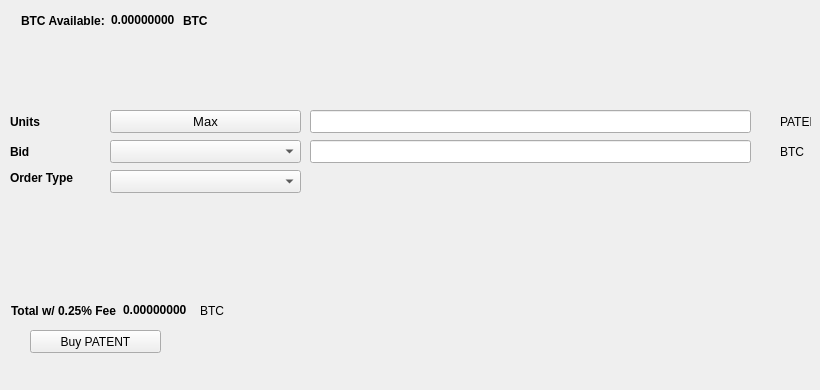
   <widget class="QWidget" name="BuyTab">
    <attribute name="title">
     <string>Buy</string>
    </attribute>
    <widget class="QPushButton" name="BuyPATENT">
     <property name="geometry">
      <rect>
       <x>30</x>
       <y>330</y>
       <width>131</width>
       <height>23</height>
      </rect>
     </property>
     <property name="text">
      <string>Buy PATENT</string>
     </property>
     <property name="icon">
      <iconset resource="../patent.qrc">
       <normaloff>:/icons/bitcoin</normaloff>:/icons/bitcoin</iconset>
     </property>
    </widget>
    <widget class="QLabel" name="label_3">
     <property name="geometry">
      <rect>
       <x>10</x>
       <y>110</y>
       <width>46</width>
       <height>23</height>
      </rect>
     </property>
     <property name="font">
      <font>
       <weight>75</weight>
       <bold>true</bold>
      </font>
     </property>
     <property name="text">
      <string>Units</string>
     </property>
    </widget>
    <widget class="QLineEdit" name="UnitsInput">
     <property name="geometry">
      <rect>
       <x>310</x>
       <y>110</y>
       <width>441</width>
       <height>23</height>
      </rect>
     </property>
     <property name="font">
      <font>
       <pointsize>9</pointsize>
       <weight>75</weight>
       <bold>true</bold>
      </font>
     </property>
    </widget>
    <widget class="QLineEdit" name="BuyBidPriceEdit">
     <property name="geometry">
      <rect>
       <x>310</x>
       <y>140</y>
       <width>441</width>
       <height>23</height>
      </rect>
     </property>
     <property name="font">
      <font>
       <pointsize>9</pointsize>
       <weight>75</weight>
       <bold>true</bold>
      </font>
     </property>
    </widget>
    <widget class="QLabel" name="label_4">
     <property name="geometry">
      <rect>
       <x>780</x>
       <y>110</y>
       <width>31</width>
       <height>23</height>
      </rect>
     </property>
     <property name="text">
      <string>PATENT</string>
     </property>
    </widget>
    <widget class="QLabel" name="label_5">
     <property name="geometry">
      <rect>
       <x>780</x>
       <y>140</y>
       <width>31</width>
       <height>23</height>
      </rect>
     </property>
     <property name="text">
      <string>BTC</string>
     </property>
    </widget>
    <widget class="QLabel" name="label_6">
     <property name="geometry">
      <rect>
       <x>10</x>
       <y>140</y>
       <width>46</width>
       <height>23</height>
      </rect>
     </property>
     <property name="font">
      <font>
       <weight>75</weight>
       <bold>true</bold>
      </font>
     </property>
     <property name="text">
      <string>Bid</string>
     </property>
    </widget>
    <widget class="QLabel" name="label_7">
     <property name="geometry">
      <rect>
       <x>10</x>
       <y>170</y>
       <width>91</width>
       <height>16</height>
      </rect>
     </property>
     <property name="font">
      <font>
       <weight>75</weight>
       <bold>true</bold>
      </font>
     </property>
     <property name="text">
      <string>Order Type</string>
     </property>
    </widget>
    <widget class="QPushButton" name="Buy_Max_Amount">
     <property name="geometry">
      <rect>
       <x>110</x>
       <y>110</y>
       <width>191</width>
       <height>23</height>
      </rect>
     </property>
     <property name="font">
      <font>
       <pointsize>10</pointsize>
      </font>
     </property>
     <property name="text">
      <string>Max</string>
     </property>
    </widget>
    <widget class="QComboBox" name="BuyBidcomboBox">
     <property name="geometry">
      <rect>
       <x>110</x>
       <y>140</y>
       <width>191</width>
       <height>23</height>
      </rect>
     </property>
     <property name="font">
      <font>
       <pointsize>10</pointsize>
      </font>
     </property>
    </widget>
    <widget class="QComboBox" name="buyOrdertypeCombo">
     <property name="geometry">
      <rect>
       <x>110</x>
       <y>170</y>
       <width>191</width>
       <height>23</height>
      </rect>
     </property>
     <property name="font">
      <font>
       <pointsize>10</pointsize>
      </font>
     </property>
    </widget>
    <widget class="QWidget" name="layoutWidget1">
     <property name="geometry">
      <rect>
       <x>21</x>
       <y>11</y>
       <width>227</width>
       <height>19</height>
      </rect>
     </property>
     <layout class="QHBoxLayout" name="horizontalLayout_3">
      <item>
       <widget class="QLabel" name="label232">
        <property name="font">
         <font>
          <weight>75</weight>
          <bold>true</bold>
         </font>
        </property>
        <property name="text">
         <string>BTC Available:</string>
        </property>
       </widget>
      </item>
      <item>
       <widget class="QLabel" name="BtcAvailableLbl">
        <property name="palette">
         <palette>
          <active>
           <colorrole role="WindowText">
            <brush brushstyle="SolidPattern">
             <color alpha="255">
              <red>0</red>
              <green>0</green>
              <blue>0</blue>
             </color>
            </brush>
           </colorrole>
           <colorrole role="Button">
            <brush brushstyle="SolidPattern">
             <color alpha="255">
              <red>0</red>
              <green>170</green>
              <blue>0</blue>
             </color>
            </brush>
           </colorrole>
           <colorrole role="Light">
            <brush brushstyle="SolidPattern">
             <color alpha="255">
              <red>0</red>
              <green>255</green>
              <blue>0</blue>
             </color>
            </brush>
           </colorrole>
           <colorrole role="Midlight">
            <brush brushstyle="SolidPattern">
             <color alpha="255">
              <red>0</red>
              <green>212</green>
              <blue>0</blue>
             </color>
            </brush>
           </colorrole>
           <colorrole role="Dark">
            <brush brushstyle="SolidPattern">
             <color alpha="255">
              <red>0</red>
              <green>85</green>
              <blue>0</blue>
             </color>
            </brush>
           </colorrole>
           <colorrole role="Mid">
            <brush brushstyle="SolidPattern">
             <color alpha="255">
              <red>0</red>
              <green>113</green>
              <blue>0</blue>
             </color>
            </brush>
           </colorrole>
           <colorrole role="Text">
            <brush brushstyle="SolidPattern">
             <color alpha="255">
              <red>0</red>
              <green>170</green>
              <blue>0</blue>
             </color>
            </brush>
           </colorrole>
           <colorrole role="BrightText">
            <brush brushstyle="SolidPattern">
             <color alpha="255">
              <red>255</red>
              <green>255</green>
              <blue>255</blue>
             </color>
            </brush>
           </colorrole>
           <colorrole role="ButtonText">
            <brush brushstyle="SolidPattern">
             <color alpha="255">
              <red>0</red>
              <green>0</green>
              <blue>0</blue>
             </color>
            </brush>
           </colorrole>
           <colorrole role="Base">
            <brush brushstyle="SolidPattern">
             <color alpha="255">
              <red>255</red>
              <green>255</green>
              <blue>255</blue>
             </color>
            </brush>
           </colorrole>
           <colorrole role="Window">
            <brush brushstyle="SolidPattern">
             <color alpha="255">
              <red>0</red>
              <green>170</green>
              <blue>0</blue>
             </color>
            </brush>
           </colorrole>
           <colorrole role="Shadow">
            <brush brushstyle="SolidPattern">
             <color alpha="255">
              <red>0</red>
              <green>0</green>
              <blue>0</blue>
             </color>
            </brush>
           </colorrole>
           <colorrole role="AlternateBase">
            <brush brushstyle="SolidPattern">
             <color alpha="255">
              <red>127</red>
              <green>212</green>
              <blue>127</blue>
             </color>
            </brush>
           </colorrole>
           <colorrole role="ToolTipBase">
            <brush brushstyle="SolidPattern">
             <color alpha="255">
              <red>255</red>
              <green>255</green>
              <blue>220</blue>
             </color>
            </brush>
           </colorrole>
           <colorrole role="ToolTipText">
            <brush brushstyle="SolidPattern">
             <color alpha="255">
              <red>0</red>
              <green>0</green>
              <blue>0</blue>
             </color>
            </brush>
           </colorrole>
          </active>
          <inactive>
           <colorrole role="WindowText">
            <brush brushstyle="SolidPattern">
             <color alpha="255">
              <red>0</red>
              <green>0</green>
              <blue>0</blue>
             </color>
            </brush>
           </colorrole>
           <colorrole role="Button">
            <brush brushstyle="SolidPattern">
             <color alpha="255">
              <red>0</red>
              <green>170</green>
              <blue>0</blue>
             </color>
            </brush>
           </colorrole>
           <colorrole role="Light">
            <brush brushstyle="SolidPattern">
             <color alpha="255">
              <red>0</red>
              <green>255</green>
              <blue>0</blue>
             </color>
            </brush>
           </colorrole>
           <colorrole role="Midlight">
            <brush brushstyle="SolidPattern">
             <color alpha="255">
              <red>0</red>
              <green>212</green>
              <blue>0</blue>
             </color>
            </brush>
           </colorrole>
           <colorrole role="Dark">
            <brush brushstyle="SolidPattern">
             <color alpha="255">
              <red>0</red>
              <green>85</green>
              <blue>0</blue>
             </color>
            </brush>
           </colorrole>
           <colorrole role="Mid">
            <brush brushstyle="SolidPattern">
             <color alpha="255">
              <red>0</red>
              <green>113</green>
              <blue>0</blue>
             </color>
            </brush>
           </colorrole>
           <colorrole role="Text">
            <brush brushstyle="SolidPattern">
             <color alpha="255">
              <red>0</red>
              <green>170</green>
              <blue>0</blue>
             </color>
            </brush>
           </colorrole>
           <colorrole role="BrightText">
            <brush brushstyle="SolidPattern">
             <color alpha="255">
              <red>255</red>
              <green>255</green>
              <blue>255</blue>
             </color>
            </brush>
           </colorrole>
           <colorrole role="ButtonText">
            <brush brushstyle="SolidPattern">
             <color alpha="255">
              <red>0</red>
              <green>0</green>
              <blue>0</blue>
             </color>
            </brush>
           </colorrole>
           <colorrole role="Base">
            <brush brushstyle="SolidPattern">
             <color alpha="255">
              <red>255</red>
              <green>255</green>
              <blue>255</blue>
             </color>
            </brush>
           </colorrole>
           <colorrole role="Window">
            <brush brushstyle="SolidPattern">
             <color alpha="255">
              <red>0</red>
              <green>170</green>
              <blue>0</blue>
             </color>
            </brush>
           </colorrole>
           <colorrole role="Shadow">
            <brush brushstyle="SolidPattern">
             <color alpha="255">
              <red>0</red>
              <green>0</green>
              <blue>0</blue>
             </color>
            </brush>
           </colorrole>
           <colorrole role="AlternateBase">
            <brush brushstyle="SolidPattern">
             <color alpha="255">
              <red>127</red>
              <green>212</green>
              <blue>127</blue>
             </color>
            </brush>
           </colorrole>
           <colorrole role="ToolTipBase">
            <brush brushstyle="SolidPattern">
             <color alpha="255">
              <red>255</red>
              <green>255</green>
              <blue>220</blue>
             </color>
            </brush>
           </colorrole>
           <colorrole role="ToolTipText">
            <brush brushstyle="SolidPattern">
             <color alpha="255">
              <red>0</red>
              <green>0</green>
              <blue>0</blue>
             </color>
            </brush>
           </colorrole>
          </inactive>
          <disabled>
           <colorrole role="WindowText">
            <brush brushstyle="SolidPattern">
             <color alpha="255">
              <red>0</red>
              <green>85</green>
              <blue>0</blue>
             </color>
            </brush>
           </colorrole>
           <colorrole role="Button">
            <brush brushstyle="SolidPattern">
             <color alpha="255">
              <red>0</red>
              <green>170</green>
              <blue>0</blue>
             </color>
            </brush>
           </colorrole>
           <colorrole role="Light">
            <brush brushstyle="SolidPattern">
             <color alpha="255">
              <red>0</red>
              <green>255</green>
              <blue>0</blue>
             </color>
            </brush>
           </colorrole>
           <colorrole role="Midlight">
            <brush brushstyle="SolidPattern">
             <color alpha="255">
              <red>0</red>
              <green>212</green>
              <blue>0</blue>
             </color>
            </brush>
           </colorrole>
           <colorrole role="Dark">
            <brush brushstyle="SolidPattern">
             <color alpha="255">
              <red>0</red>
              <green>85</green>
              <blue>0</blue>
             </color>
            </brush>
           </colorrole>
           <colorrole role="Mid">
            <brush brushstyle="SolidPattern">
             <color alpha="255">
              <red>0</red>
              <green>113</green>
              <blue>0</blue>
             </color>
            </brush>
           </colorrole>
           <colorrole role="Text">
            <brush brushstyle="SolidPattern">
             <color alpha="255">
              <red>0</red>
              <green>85</green>
              <blue>0</blue>
             </color>
            </brush>
           </colorrole>
           <colorrole role="BrightText">
            <brush brushstyle="SolidPattern">
             <color alpha="255">
              <red>255</red>
              <green>255</green>
              <blue>255</blue>
             </color>
            </brush>
           </colorrole>
           <colorrole role="ButtonText">
            <brush brushstyle="SolidPattern">
             <color alpha="255">
              <red>0</red>
              <green>85</green>
              <blue>0</blue>
             </color>
            </brush>
           </colorrole>
           <colorrole role="Base">
            <brush brushstyle="SolidPattern">
             <color alpha="255">
              <red>0</red>
              <green>170</green>
              <blue>0</blue>
             </color>
            </brush>
           </colorrole>
           <colorrole role="Window">
            <brush brushstyle="SolidPattern">
             <color alpha="255">
              <red>0</red>
              <green>170</green>
              <blue>0</blue>
             </color>
            </brush>
           </colorrole>
           <colorrole role="Shadow">
            <brush brushstyle="SolidPattern">
             <color alpha="255">
              <red>0</red>
              <green>0</green>
              <blue>0</blue>
             </color>
            </brush>
           </colorrole>
           <colorrole role="AlternateBase">
            <brush brushstyle="SolidPattern">
             <color alpha="255">
              <red>0</red>
              <green>170</green>
              <blue>0</blue>
             </color>
            </brush>
           </colorrole>
           <colorrole role="ToolTipBase">
            <brush brushstyle="SolidPattern">
             <color alpha="255">
              <red>255</red>
              <green>255</green>
              <blue>220</blue>
             </color>
            </brush>
           </colorrole>
           <colorrole role="ToolTipText">
            <brush brushstyle="SolidPattern">
             <color alpha="255">
              <red>0</red>
              <green>0</green>
              <blue>0</blue>
             </color>
            </brush>
           </colorrole>
          </disabled>
         </palette>
        </property>
        <property name="font">
         <font>
          <weight>75</weight>
          <bold>true</bold>
         </font>
        </property>
        <property name="text">
         <string>0.00000000</string>
        </property>
        <property name="textInteractionFlags">
         <set>Qt::LinksAccessibleByMouse|Qt::TextSelectableByKeyboard|Qt::TextSelectableByMouse</set>
        </property>
       </widget>
      </item>
      <item>
       <widget class="QLabel" name="BtcAvailableLbl_2">
        <property name="font">
         <font>
          <weight>75</weight>
          <bold>true</bold>
         </font>
        </property>
        <property name="text">
         <string>BTC</string>
        </property>
       </widget>
      </item>
     </layout>
    </widget>
    <widget class="QWidget" name="layoutWidge2">
     <property name="geometry">
      <rect>
       <x>11</x>
       <y>301</y>
       <width>259</width>
       <height>19</height>
      </rect>
     </property>
     <layout class="QHBoxLayout" name="horizontalLayout_4">
      <item>
       <widget class="QLabel" name="label_9">
        <property name="font">
         <font>
          <weight>75</weight>
          <bold>true</bold>
         </font>
        </property>
        <property name="text">
         <string>Total w/ 0.25% Fee</string>
        </property>
       </widget>
      </item>
      <item>
       <widget class="QLabel" name="BuyCostLabel">
        <property name="palette">
         <palette>
          <active>
           <colorrole role="WindowText">
            <brush brushstyle="SolidPattern">
             <color alpha="255">
              <red>0</red>
              <green>0</green>
              <blue>0</blue>
             </color>
            </brush>
           </colorrole>
           <colorrole role="Button">
            <brush brushstyle="SolidPattern">
             <color alpha="255">
              <red>0</red>
              <green>170</green>
              <blue>0</blue>
             </color>
            </brush>
           </colorrole>
           <colorrole role="Light">
            <brush brushstyle="SolidPattern">
             <color alpha="255">
              <red>0</red>
              <green>255</green>
              <blue>0</blue>
             </color>
            </brush>
           </colorrole>
           <colorrole role="Midlight">
            <brush brushstyle="SolidPattern">
             <color alpha="255">
              <red>0</red>
              <green>212</green>
              <blue>0</blue>
             </color>
            </brush>
           </colorrole>
           <colorrole role="Dark">
            <brush brushstyle="SolidPattern">
             <color alpha="255">
              <red>0</red>
              <green>85</green>
              <blue>0</blue>
             </color>
            </brush>
           </colorrole>
           <colorrole role="Mid">
            <brush brushstyle="SolidPattern">
             <color alpha="255">
              <red>0</red>
              <green>113</green>
              <blue>0</blue>
             </color>
            </brush>
           </colorrole>
           <colorrole role="Text">
            <brush brushstyle="SolidPattern">
             <color alpha="255">
              <red>0</red>
              <green>170</green>
              <blue>0</blue>
             </color>
            </brush>
           </colorrole>
           <colorrole role="BrightText">
            <brush brushstyle="SolidPattern">
             <color alpha="255">
              <red>255</red>
              <green>255</green>
              <blue>255</blue>
             </color>
            </brush>
           </colorrole>
           <colorrole role="ButtonText">
            <brush brushstyle="SolidPattern">
             <color alpha="255">
              <red>0</red>
              <green>0</green>
              <blue>0</blue>
             </color>
            </brush>
           </colorrole>
           <colorrole role="Base">
            <brush brushstyle="SolidPattern">
             <color alpha="255">
              <red>255</red>
              <green>255</green>
              <blue>255</blue>
             </color>
            </brush>
           </colorrole>
           <colorrole role="Window">
            <brush brushstyle="SolidPattern">
             <color alpha="255">
              <red>0</red>
              <green>170</green>
              <blue>0</blue>
             </color>
            </brush>
           </colorrole>
           <colorrole role="Shadow">
            <brush brushstyle="SolidPattern">
             <color alpha="255">
              <red>0</red>
              <green>0</green>
              <blue>0</blue>
             </color>
            </brush>
           </colorrole>
           <colorrole role="AlternateBase">
            <brush brushstyle="SolidPattern">
             <color alpha="255">
              <red>127</red>
              <green>212</green>
              <blue>127</blue>
             </color>
            </brush>
           </colorrole>
           <colorrole role="ToolTipBase">
            <brush brushstyle="SolidPattern">
             <color alpha="255">
              <red>255</red>
              <green>255</green>
              <blue>220</blue>
             </color>
            </brush>
           </colorrole>
           <colorrole role="ToolTipText">
            <brush brushstyle="SolidPattern">
             <color alpha="255">
              <red>0</red>
              <green>0</green>
              <blue>0</blue>
             </color>
            </brush>
           </colorrole>
          </active>
          <inactive>
           <colorrole role="WindowText">
            <brush brushstyle="SolidPattern">
             <color alpha="255">
              <red>0</red>
              <green>0</green>
              <blue>0</blue>
             </color>
            </brush>
           </colorrole>
           <colorrole role="Button">
            <brush brushstyle="SolidPattern">
             <color alpha="255">
              <red>0</red>
              <green>170</green>
              <blue>0</blue>
             </color>
            </brush>
           </colorrole>
           <colorrole role="Light">
            <brush brushstyle="SolidPattern">
             <color alpha="255">
              <red>0</red>
              <green>255</green>
              <blue>0</blue>
             </color>
            </brush>
           </colorrole>
           <colorrole role="Midlight">
            <brush brushstyle="SolidPattern">
             <color alpha="255">
              <red>0</red>
              <green>212</green>
              <blue>0</blue>
             </color>
            </brush>
           </colorrole>
           <colorrole role="Dark">
            <brush brushstyle="SolidPattern">
             <color alpha="255">
              <red>0</red>
              <green>85</green>
              <blue>0</blue>
             </color>
            </brush>
           </colorrole>
           <colorrole role="Mid">
            <brush brushstyle="SolidPattern">
             <color alpha="255">
              <red>0</red>
              <green>113</green>
              <blue>0</blue>
             </color>
            </brush>
           </colorrole>
           <colorrole role="Text">
            <brush brushstyle="SolidPattern">
             <color alpha="255">
              <red>0</red>
              <green>170</green>
              <blue>0</blue>
             </color>
            </brush>
           </colorrole>
           <colorrole role="BrightText">
            <brush brushstyle="SolidPattern">
             <color alpha="255">
              <red>255</red>
              <green>255</green>
              <blue>255</blue>
             </color>
            </brush>
           </colorrole>
           <colorrole role="ButtonText">
            <brush brushstyle="SolidPattern">
             <color alpha="255">
              <red>0</red>
              <green>0</green>
              <blue>0</blue>
             </color>
            </brush>
           </colorrole>
           <colorrole role="Base">
            <brush brushstyle="SolidPattern">
             <color alpha="255">
              <red>255</red>
              <green>255</green>
              <blue>255</blue>
             </color>
            </brush>
           </colorrole>
           <colorrole role="Window">
            <brush brushstyle="SolidPattern">
             <color alpha="255">
              <red>0</red>
              <green>170</green>
              <blue>0</blue>
             </color>
            </brush>
           </colorrole>
           <colorrole role="Shadow">
            <brush brushstyle="SolidPattern">
             <color alpha="255">
              <red>0</red>
              <green>0</green>
              <blue>0</blue>
             </color>
            </brush>
           </colorrole>
           <colorrole role="AlternateBase">
            <brush brushstyle="SolidPattern">
             <color alpha="255">
              <red>127</red>
              <green>212</green>
              <blue>127</blue>
             </color>
            </brush>
           </colorrole>
           <colorrole role="ToolTipBase">
            <brush brushstyle="SolidPattern">
             <color alpha="255">
              <red>255</red>
              <green>255</green>
              <blue>220</blue>
             </color>
            </brush>
           </colorrole>
           <colorrole role="ToolTipText">
            <brush brushstyle="SolidPattern">
             <color alpha="255">
              <red>0</red>
              <green>0</green>
              <blue>0</blue>
             </color>
            </brush>
           </colorrole>
          </inactive>
          <disabled>
           <colorrole role="WindowText">
            <brush brushstyle="SolidPattern">
             <color alpha="255">
              <red>0</red>
              <green>85</green>
              <blue>0</blue>
             </color>
            </brush>
           </colorrole>
           <colorrole role="Button">
            <brush brushstyle="SolidPattern">
             <color alpha="255">
              <red>0</red>
              <green>170</green>
              <blue>0</blue>
             </color>
            </brush>
           </colorrole>
           <colorrole role="Light">
            <brush brushstyle="SolidPattern">
             <color alpha="255">
              <red>0</red>
              <green>255</green>
              <blue>0</blue>
             </color>
            </brush>
           </colorrole>
           <colorrole role="Midlight">
            <brush brushstyle="SolidPattern">
             <color alpha="255">
              <red>0</red>
              <green>212</green>
              <blue>0</blue>
             </color>
            </brush>
           </colorrole>
           <colorrole role="Dark">
            <brush brushstyle="SolidPattern">
             <color alpha="255">
              <red>0</red>
              <green>85</green>
              <blue>0</blue>
             </color>
            </brush>
           </colorrole>
           <colorrole role="Mid">
            <brush brushstyle="SolidPattern">
             <color alpha="255">
              <red>0</red>
              <green>113</green>
              <blue>0</blue>
             </color>
            </brush>
           </colorrole>
           <colorrole role="Text">
            <brush brushstyle="SolidPattern">
             <color alpha="255">
              <red>0</red>
              <green>85</green>
              <blue>0</blue>
             </color>
            </brush>
           </colorrole>
           <colorrole role="BrightText">
            <brush brushstyle="SolidPattern">
             <color alpha="255">
              <red>255</red>
              <green>255</green>
              <blue>255</blue>
             </color>
            </brush>
           </colorrole>
           <colorrole role="ButtonText">
            <brush brushstyle="SolidPattern">
             <color alpha="255">
              <red>0</red>
              <green>85</green>
              <blue>0</blue>
             </color>
            </brush>
           </colorrole>
           <colorrole role="Base">
            <brush brushstyle="SolidPattern">
             <color alpha="255">
              <red>0</red>
              <green>170</green>
              <blue>0</blue>
             </color>
            </brush>
           </colorrole>
           <colorrole role="Window">
            <brush brushstyle="SolidPattern">
             <color alpha="255">
              <red>0</red>
              <green>170</green>
              <blue>0</blue>
             </color>
            </brush>
           </colorrole>
           <colorrole role="Shadow">
            <brush brushstyle="SolidPattern">
             <color alpha="255">
              <red>0</red>
              <green>0</green>
              <blue>0</blue>
             </color>
            </brush>
           </colorrole>
           <colorrole role="AlternateBase">
            <brush brushstyle="SolidPattern">
             <color alpha="255">
              <red>0</red>
              <green>170</green>
              <blue>0</blue>
             </color>
            </brush>
           </colorrole>
           <colorrole role="ToolTipBase">
            <brush brushstyle="SolidPattern">
             <color alpha="255">
              <red>255</red>
              <green>255</green>
              <blue>220</blue>
             </color>
            </brush>
           </colorrole>
           <colorrole role="ToolTipText">
            <brush brushstyle="SolidPattern">
             <color alpha="255">
              <red>0</red>
              <green>0</green>
              <blue>0</blue>
             </color>
            </brush>
           </colorrole>
          </disabled>
         </palette>
        </property>
        <property name="font">
         <font>
          <weight>75</weight>
          <bold>true</bold>
         </font>
        </property>
        <property name="autoFillBackground">
         <bool>false</bool>
        </property>
        <property name="text">
         <string>0.00000000</string>
        </property>
        <property name="textInteractionFlags">
         <set>Qt::LinksAccessibleByMouse|Qt::TextSelectableByMouse</set>
        </property>
       </widget>
      </item>
      <item>
       <widget class="QLabel" name="label_10">
        <property name="font">
         <font>
          <weight>50</weight>
          <bold>false</bold>
         </font>
        </property>
        <property name="text">
         <string>BTC</string>
        </property>
       </widget>
      </item>
     </layout>
    </widget>
    <widget class="QLabel" name="label_24">
     <property name="geometry">
      <rect>
       <x>460</x>
       <y>300</y>
       <width>281</width>
       <height>81</height>
      </rect>
     </property>
     <property name="text">
      <string/>
     </property>
     <property name="pixmap">
      <pixmap>:/images/bittrex</pixmap>
     </property>
    </widget>
   </widget>
